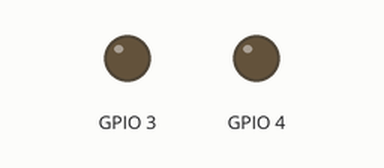
Bench run of a sketch on a simulated Seeed XIAO ESP32-C3. Parts: output pins drawn as LEDs (lit = HIGH). What the sketch prints to the serial monitor is not drawn.

Above: at 3.05 s.
At 8.0 s:
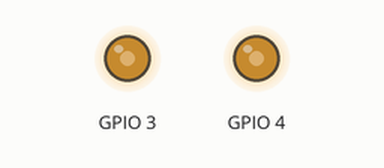
At 13.0 s:
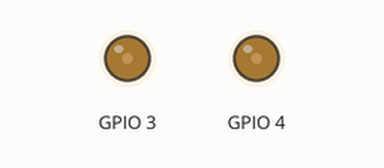
Timing chart, 0 to 16.0 s (numbered marks = the images above):
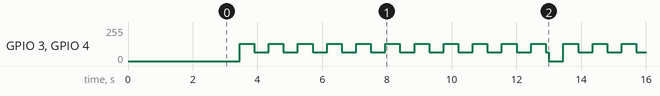

The sketch:

expt_01a_Analog.ino
```cpp
/* Author: https://github.com/Mark-MDO47  March 20, 2025
 *  https://github.com/Mark-MDO47/DuelWithBanjos
 *
 */

/*
   Copyright 2025 Mark Olson

   Licensed under the Apache License, Version 2.0 (the "License");
   you may not use this file except in compliance with the License.
   You may obtain a copy of the License at

       http://www.apache.org/licenses/LICENSE-2.0

   Unless required by applicable law or agreed to in writing, software
   distributed under the License is distributed on an "AS IS" BASIS,
   WITHOUT WARRANTIES OR CONDITIONS OF ANY KIND, either express or implied.
   See the License for the specific language governing permissions and
   limitations under the License.
 */

/*
 * This code is being developed to provide LED_PINS_PWM LED Eye control for the
 * "DuelWithBanjos" project.
 *
 * It is a work-in-progress and incomplete at this time.
 *
 */

#include "LEDPinsPwm.h"

// GPIO3 = analog for horizontal
// GPIO4 = analog for vertical
#define ANA_H_PIN D1   // A1 on XIAO ESP32-C3
#define ANA_V_PIN D2   // A2 on XIAO ESP32-C3


/////////////////////////////////////////////////////////////////////////////////////////////////////////
// pin definitions - name must be must be g_pwm_pin_info, must be one row for each PWM LED output pin
//
pwm_pin_info g_pwm_pin_info[LED_PINS_PWM_NUM_PINS] = {
  { .pin_num=ANA_H_PIN, .ptrn_step_ptr = (pwm_led_ptrn_step *)0, .idx_curr_step=0, .curr_pwm_val=0, .prev_pwm_val = 0xFFFF, .scale_factor=TIME_SCALE_EQUAL, .scaledtm_tick_incr = 0, .scaledtm_next_tick=0, .scaledtm_next_step=0 },
  { .pin_num=ANA_V_PIN, .ptrn_step_ptr = (pwm_led_ptrn_step *)0, .idx_curr_step=0, .curr_pwm_val=0, .prev_pwm_val = 0xFFFF, .scale_factor=TIME_SCALE_EQUAL, .scaledtm_tick_incr = 0, .scaledtm_next_tick=0, .scaledtm_next_step=0 }
};


/////////////////////////////////////////////////////////////////////////////////////////////////////////
// pwm LED pattern definitions - name can be anything, can be as many pattern definitions as desired,
//         can have as many steps per pattern as desired
//
pwm_led_ptrn_step pwm_ptrn_open_eye[] = {
  { .start_set_pwm=0,                      .step_incr=1,  .step_time=1757, .tick_time=5, .tick_pwm= 2},
  { .start_set_pwm=LED_PINS_PWM_NO_CHANGE, .step_incr=-1, .step_time=1000, .tick_time=5, .tick_pwm=-7}
};

pwm_led_ptrn_step pwm_ptrn_blink[] = {
  { .start_set_pwm=1024,  .step_incr=1,  .step_time=450, .tick_time=5, .tick_pwm= 0},
  { .start_set_pwm=2048,  .step_incr=-1, .step_time=450, .tick_time=5, .tick_pwm= 0}
};

uint32_t g_eyes_bright; // MS-16bits is <num>, LS-16bits is <den> for last call to led_pin_pwm_set_pwm_scale()

/////////////////////////////////////////////////////////////////////////////////////////////////////////
// setup()
void setup() {
  Serial.begin(115200);         // this serial communication is for general debug; set the USB serial port to 115,200 baud
  while (!Serial) {
    ; // wait for serial port to connect. Needed for native USB port only
  }
  delay(3000);
  Serial.println(""); // print a blank line in case there is some junk from power-on
  Serial.println("starting LEDPinsPwmTemplate");

  if (led_pins_pwm_init(LED_PINS_PWM_FREQ, LED_PINS_PWM_VAL_NUM_BITS)) {
    while (1) ;
  } // end if error in initialization

} // end setup()

/////////////////////////////////////////////////////////////////////////////////////////////////////////
// loop()
void loop() {
  static uint32_t first_time = 1;
  static uint32_t time_msec_first_loop = 0;
  static uint16_t prev_ten_sec = 65535;
  static pwm_led_ptrn_step* prev_ptrn_ptr = (pwm_led_ptrn_step *) 0;

  uint32_t time_msec_this_loop = millis();
  uint16_t ten_secs = (time_msec_this_loop-time_msec_first_loop) / 10000;

  // this if statement should be entered once every 10 seconds and the first time loop() is executed
  if  ((0 != first_time) || (ten_secs != prev_ten_sec)) {
    if (0 != first_time) {
      time_msec_first_loop = millis();
      ten_secs = (time_msec_this_loop-time_msec_first_loop) / 10000; // probably same answer but not if setup() takes too long
    }

    // this section executes every 10 seconds

    // it is optional to adjust global scaling while operating LEDs but we demonstrate it here
    led_pin_pwm_set_pwm_scale(0x00010001); // one-to-one to get full range; could have been done in setup()

    // it is optional to change LED pattern while operating LEDs but we demonstrate it here
    // pattern changes every 10 seconds
    // if (pwm_ptrn_open_eye != prev_ptrn_ptr) prev_ptrn_ptr = pwm_ptrn_open_eye;
    // else                                    prev_ptrn_ptr = pwm_ptrn_blink;
    prev_ptrn_ptr = pwm_ptrn_blink;
    for (int pin_idx = 0; pin_idx < NUMOF(g_pwm_pin_info); pin_idx += 1) {
      // commented out time scale manipulation would make pins operate on different time scales
      led_pin_pwm_init_ptrn(pin_idx, prev_ptrn_ptr, 0, TIME_SCALE_EQUAL /* + pin_idx*2 */, 1); // 1 = debug on
    } // end for each pin_idx

    first_time = 0; // first_time only once
    prev_ten_sec = ten_secs;
  } // end if once every 10 seconds

  led_pins_pwm(); // if needed, adjust brightness of LED
  delay(1);


} // end loop()
```

LEDPinsPwm.h
```cpp
/* Author: https://github.com/Mark-MDO47  March 20, 2025
 *  https://github.com/Mark-MDO47/DuelWithBanjos
 *
 */

/*
   Copyright 2024, 2025 Mark Olson

   Licensed under the Apache License, Version 2.0 (the "License");
   you may not use this file except in compliance with the License.
   You may obtain a copy of the License at

       http://www.apache.org/licenses/LICENSE-2.0

   Unless required by applicable law or agreed to in writing, software
   distributed under the License is distributed on an "AS IS" BASIS,
   WITHOUT WARRANTIES OR CONDITIONS OF ANY KIND, either express or implied.
   See the License for the specific language governing permissions and
   limitations under the License.
 */

/*
 * This code is being developed to provide PWM LED Eye control for the
 * "DuelWithBanjos" project.
 *
 * It is a work-in-progress and incomplete at this time.
 *
 */


#ifndef LED_PINS_PWM_H

#define LED_PINS_PWM_H 1

#include "Arduino.h"
// #include <esp32-hal-ledc.h> // did not seem to help

/////////////////////////////////////////////////////////////////////////////////////////////////////////
// generally useful definitions
//
#define NUMOF(x) (sizeof((x)) / sizeof((*x)))


/////////////////////////////////////////////////////////////////////////////////////////////////////////
// modifiable constants for led_pins_pwm LEDC PWM library to control the LED Eyes of the Banjo Players
//
#define LED_PINS_PWM_NUM_PINS 2        // number of LED pins to control
#define LED_PINS_PWM_FREQ 5000         // Arduino Uno is ~490 Hz. ESP32 example uses 5,000Hz
#define LED_PINS_PWM_VAL_NUM_BITS 12   // Use expanded resolution
#define TIME_SCALE_EQUAL 64           // pwm_pin_info factors for time_ entries: millisec = (time_<whatever> / TIME_SCALE_EQUAL)
                                      // this allows a relatively smooth scaling of time by setting
                                      // 2^32millisec / 64 is about 18 hours, so that will exceed any gig time for the banjo players

/////////////////////////////////////////////////////////////////////////////////////////////////////////
// constants for led_pins_pwm LEDC PWM library to control the LED Eyes of the Banjo Players
//
#define LED_PINS_PWM_NO_CHANGE 0xFFFF  // no change to current pwm value when init pattern (.start_set_pwm or init function)
#define LED_PINS_PWM_USE_PTRN  0xFFFE  // use pwm value from pattern step when init pattern (init function only)
#define LED_PINS_PWM_MAX_VALUE ((1 << LED_PINS_PWM_VAL_NUM_BITS)-1) // max pwm value (255 if LED_PINS_PWM_VAL_NUM_BITS is 8, 4096 is *_NUM_BITS is 12)


/////////////////////////////////////////////////////////////////////////////////////////////////////////
// structure typedefs for led_pins_pwm LEDC PWM library to control the LED Eyes of the Banjo Players
typedef struct {
  uint16_t  start_set_pwm; // if not LED_PINS_PWM_NO_CHANGE, set pwm value to this
  int16_t   step_incr;     // if # >= 0, increment step counter by #; if # < 0 go to step "-# - 1"
  uint16_t  step_time;     // how long (millisec B4 scaling) until this step is complete
  uint16_t  tick_time;     // how long (millisec B4 scaling) between each tick
  int16_t   tick_pwm;      // how far and what direction for pwm value each tick_time
} pwm_led_ptrn_step;

typedef struct {
  uint16_t pin_num;             // pin number executing this pattern
  pwm_led_ptrn_step * ptrn_step_ptr; // pointer to array of pwm_led_ptrn_step (steps)
  uint16_t idx_curr_step;       // index into array of steps for current step
  uint16_t curr_pwm_val;        // current pwm intensity from 0 to LED_PINS_PWM_MAX_VALUE
  uint16_t prev_pwm_val;        // previous pwm intensity from 0 to LED_PINS_PWM_MAX_VALUE
  uint32_t scale_factor;        // to stretch time. scale_factor == TIME_SCALE_EQUAL means no stretch
  uint32_t scaledtm_tick_incr;  // time (tick_time * TIME_SCALE_EQUAL) to increment scaledtm_next_tick
  uint32_t scaledtm_next_tick;  // time (millisec * TIME_SCALE_EQUAL) to start next tick
  uint32_t scaledtm_next_step;  // time (millisec * TIME_SCALE_EQUAL) to go to next step
} pwm_pin_info;

/////////////////////////////////////////////////////////////////////////////////////////////////////////
// we need the user to prepare this struct for us
//
extern pwm_pin_info g_pwm_pin_info[LED_PINS_PWM_NUM_PINS];

/////////////////////////////////////////////////////////////////////////////////////////////////////////
// led_pin_pwm_set_pwm_scale() - set valid global values for pwm scaling during operation
//
// parameters:
//   MS-16bits p_pwm_scale  - numerator for final pwm scaling
//   LS-16bits p_pwm_scale  - denominator for final pwm scaling - should NOT be zero
//
// If consistency checks are OK (no zero denominator), sets the global brightness and
//   saves p_pwm_scale into external g_eyes_bright so the caller can easily implement
//   commands such as "brighter" or "dimmer" since the current brightness is available.
//
extern uint32_t g_eyes_bright; // MS-16bits is <num>, LS-16bits is <den> for last call to led_pin_pwm_set_pwm_scale()
void led_pin_pwm_set_pwm_scale(uint32_t p_pwm_scale);

/////////////////////////////////////////////////////////////////////////////////////////////////////////
// led_pins_pwm_init() - initialize pwm pins and set value to zero
//
// parameters (* means optional, has default as shown in declaration):
//   p_pwm_freq          - Frequency to use in Hertz. Usually between 500 and 5,000
//   p_pwm_val_num_bits  - Number of bits for value. Usually between 8 and 14
//                         If this is  8 then pwm_val would be between 0 and 255
//                         If this is 12 then pwm_val would be between 0 and 4095
// * p_num_pwm_scale     - numerator for final pwm scaling
// * p_den_pwm_scale     - denominator for final pwm scaling - should NOT be zero
// * p_serial_debugging  - zero for no serial debugging, 1 for serial debugging
//
int16_t led_pins_pwm_init(uint16_t p_pwm_freq, uint16_t p_pwm_val_num_bits, uint16_t p_num_pwm_scale = 1, uint16_t p_den_pwm_scale = 1, uint16_t p_serial_debugging = 0);

/////////////////////////////////////////////////////////////////////////////////////////////////////////
// led_pin_pwm_init_ptrn() - initialize a pwm_pin_info entry for a particular pattern
//    Called once each time a new pattern is set for a particular p_pin_idx in g_pwm_pin_info
//
// parameters (* means optional, has default as shown in declaration):
//    p_pin_idx        - must be a valid pin idx in g_pwm_pin_info
//    p_ptrn_ptr       - must point to an array of steps, with at least (1+p_idx_start_step) steps in the array
// *  p_idx_start_step - usually 0, occasionally 1, I don't know why it would be > 1
// *  p_scale_factor   - = TIME_SCALE_EQUAL means use the pattern millisec counts as-is
//                       > TIME_SCALE_EQUAL means go faster than pattern by factor (p_scale_factor/TIME_SCALE_EQUAL)
//                       < TIME_SCALE_EQUAL means go slower than pattern by factor (p_scale_factor/TIME_SCALE_EQUAL)
//                       = 0 (special case) means stay on step p_idx_start_step forever and never tick
// *  p_pwm_val_init   - = LED_PINS_PWM_NO_CHANGE means leave curr_pwm_val alone, do not change it from current value
//                       = LED_PINS_PWM_USE_PTRN  means store the pattern start_set_pwm into curr_pwm_val
//                       = other         means store the parameter p_pwm_val_init into curr_pwm_val
//
void led_pin_pwm_init_ptrn(int p_pin_idx, pwm_led_ptrn_step* p_ptrn_ptr, uint16_t p_idx_start_step = 0, uint32_t p_scale_factor=TIME_SCALE_EQUAL, uint16_t p_pwm_val_init=LED_PINS_PWM_USE_PTRN);

/////////////////////////////////////////////////////////////////////////////////////////////////////////
// led_pins_pwm() - do calculations and output values for pwm for all pins based on g_pwm_pin_info
//
// should have called led_pins_pwm_init() and each g_pwm_pin_info[pin_idx] should have called led_pin_pwm_init_ptrn()
//
void led_pins_pwm();

/////////////////////////////////////////////////////////////////////////////////////////////////////////
// led_pin_pwm_set_dbg_enable() - routine for debugging
//
//   p_enable - nonzero to enable led_pin_pwm debug prints; zero to disable
//
void led_pin_pwm_set_dbg_enable(uint16_t p_enable);

/////////////////////////////////////////////////////////////////////////////////////////////////////////
// led_pin_pwm_int_dbg_step() - internal routine for debugging, display steps at important steps
//
void led_pin_pwm_int_dbg_step(int p_pin_idx); // to keep the compiler happy

/////////////////////////////////////////////////////////////////////////////////////////////////////////
// led_pin_pwm_init_step_times() - calculates the scaled times for this step in the pattern
//    Internal routine. Called once each time a new step in a pattern is entered for a particular pin
//
// Things that are required when calling
//    p_pin_idx  - must be a valid pin idx in g_pwm_pin_info
//    also g_pwm_pin_info should be set up except for the scalled times
//
void led_pin_pwm_init_step_times(int p_pin_idx);

#endif // LED_PINS_PWM_H
```

Source omitted: LEDPinsPwm.cpp (15174 bytes)

Measured:
- by itself, GPIO 3, GPIO 4: moves between 0/255 and 128/255, repeating every 10.0 s
